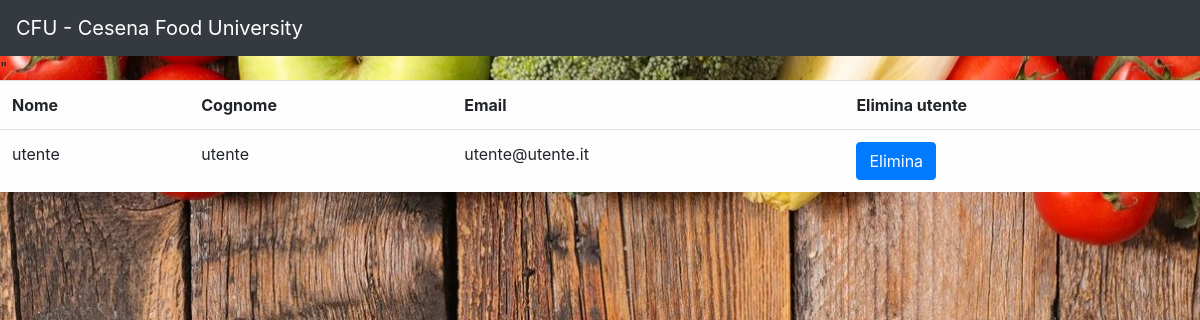
Screenshot of /codice/php/elencoutenti.php with the database file from the repository.
### tables this page shows
CREATE TABLE `persona` (
  `nome` varchar(20) NOT NULL,
  `cognome` varchar(20) NOT NULL,
  `email` varchar(40) NOT NULL,
  `id_ristorante` int(11) DEFAULT NULL,
  `password` varchar(60) NOT NULL,
  `privilegi` int(11) NOT NULL,
  `cellulare` char(10) NOT NULL
);

### codice/php/elencoutenti.php (the view, shortened to what this page needs)
<!DOCTYPE html>
<html lang="it" dir="ltr">
  <head>
    <link rel="stylesheet" href="./../css/bootstrap.min.css">
    <link href="./../css/full.css" rel="stylesheet">
    <link href="./../css/menubar.css" rel="stylesheet">
    <link href="./../css/approvazione.css" rel="stylesheet">
  </head>
  <body>
  <?php include 'menu.php'; ?>
    <?php
    $servername = "localhost";
    $username = "root";
    $password = "";
    $dbname = "cfu";
    $conn = new mysqli($servername, $username, $password, $dbname);
    $result = mysqli_query($conn,"SELECT nome, cognome, email FROM persona WHERE privilegi ='0'");
    echo "<table class='table table-light table-hover'>
    <tr>
    <th>Nome</th>
    <th>Cognome</th>
    <th>Email</th>
    <th>Elimina utente</th>
    </tr>";
    while($row = mysqli_fetch_array($result))
    {
    echo ' <tr>
    <td> '. $row['nome'] .' </td>
    <td> '. $row['cognome'] .' </td>
    <td> '. $row['email'] .' </td>
    <td>
    <form action="#" method="POST">
    <input type="submit" class= "btn btn-primary name="delete" value="Elimina" />
    <input type="hidden" name = "delete" value="'.$row["email"].'">
    </td>
    </form></tr>"';
    }
    echo "</table>";
?>
  </body>

### codice/css/full.css (style rules this page uses)
body { background: url('./../resources/bg.jpg') no-repeat center center fixed; -webkit-background-size: cover; -moz-background-size: cover; background-size: cover; -o-background-size: cover; }

### rows the page displays
persona: nome "utente", cognome "utente", email "utente@utente.it"
